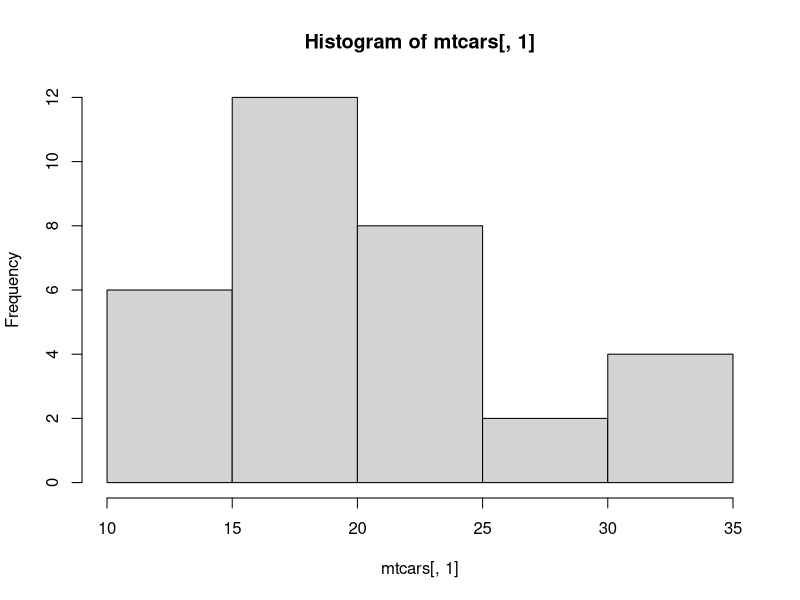
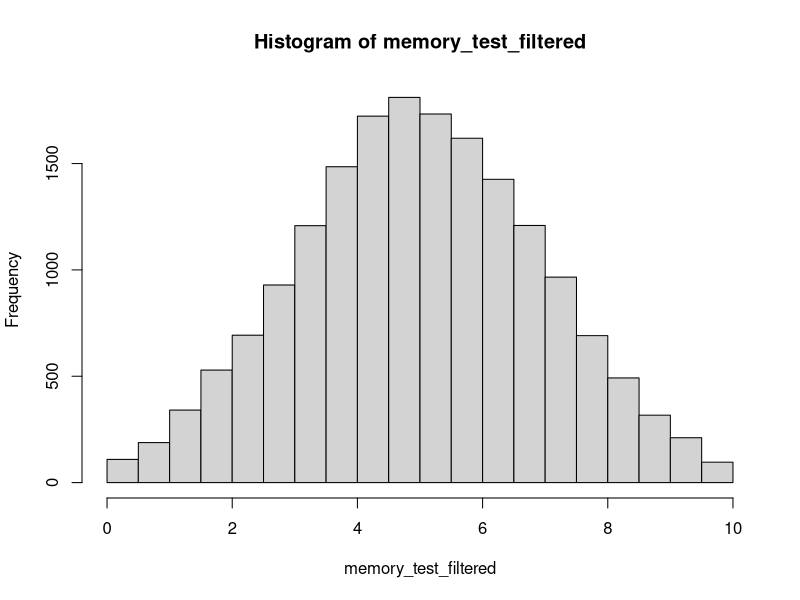
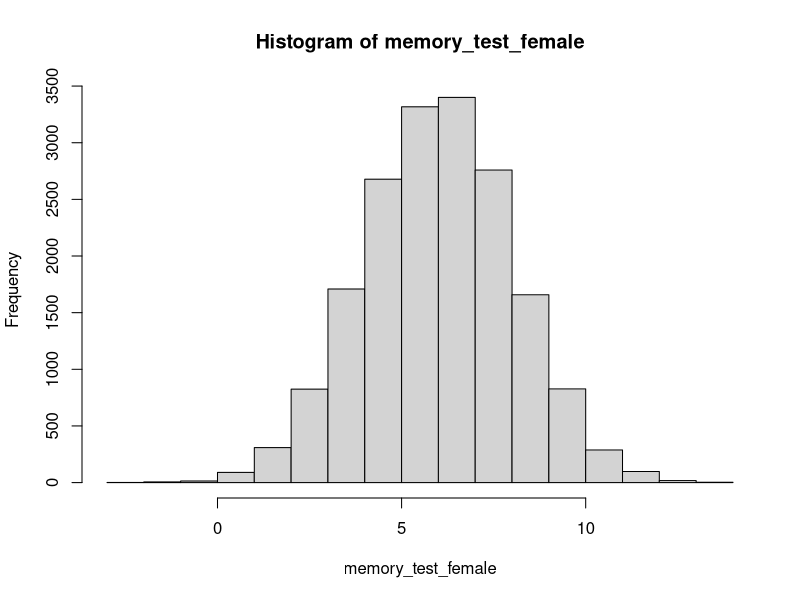
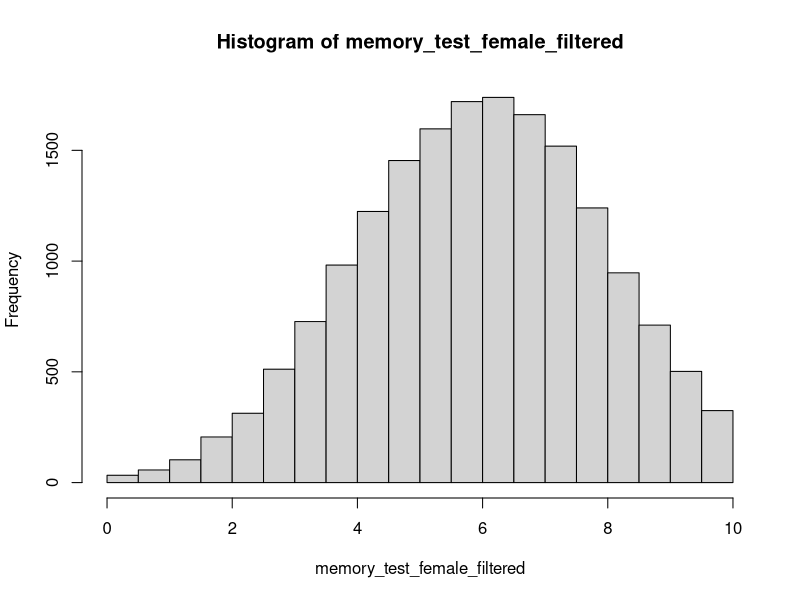
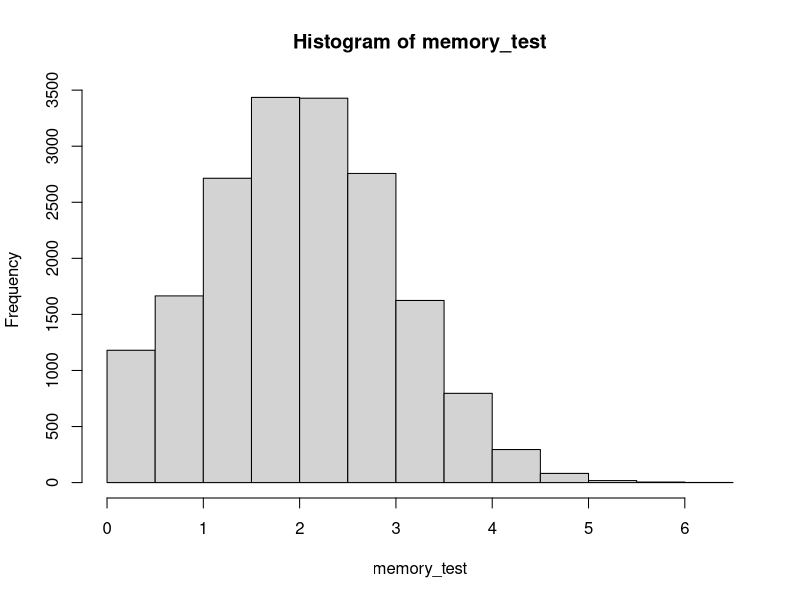
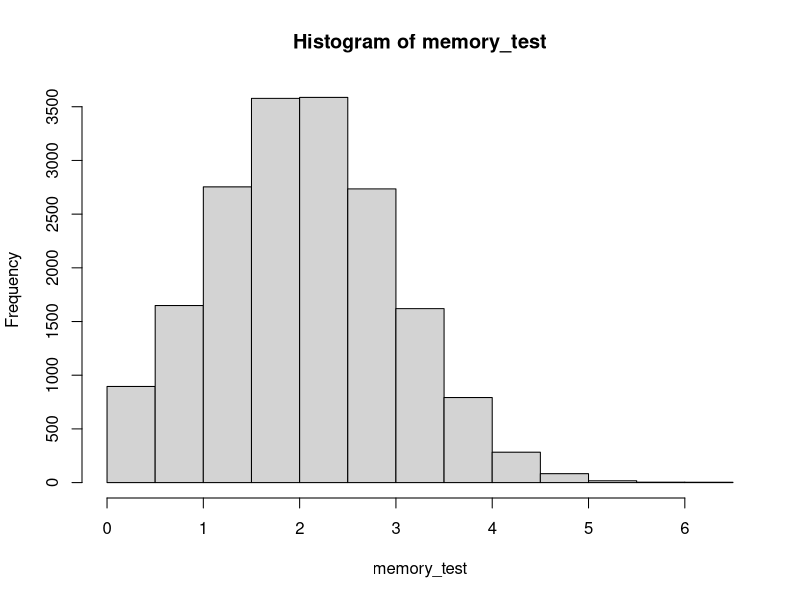
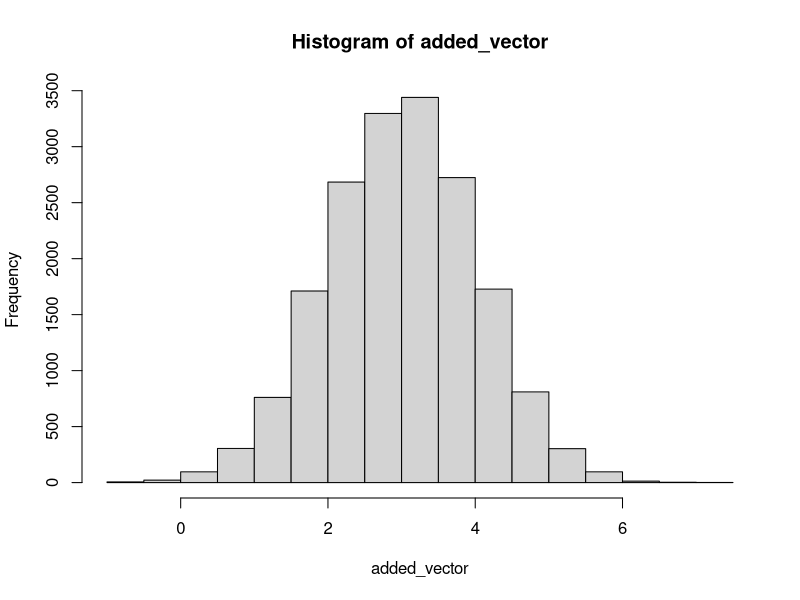
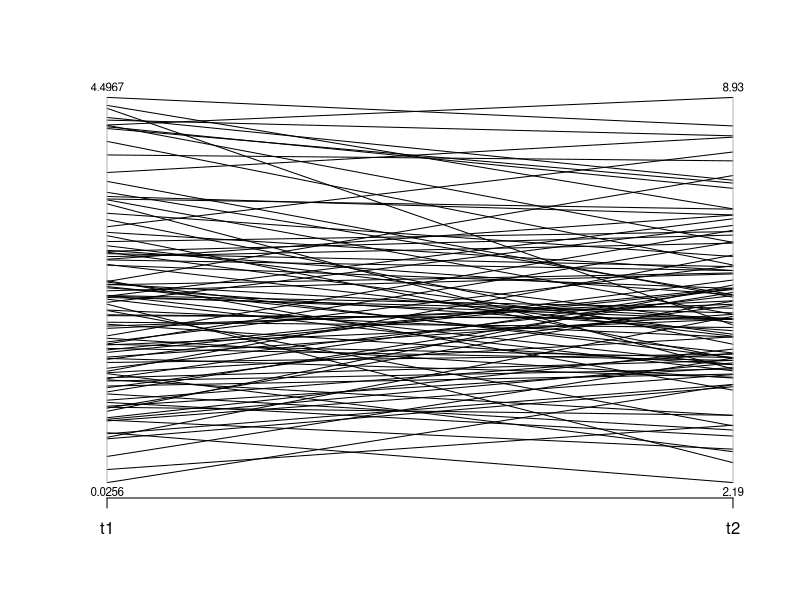

The R source for these figures, in order:
## ---- chunk 1
# Load datasets from R
library(datasets)

# Load the library we are going to use
library(data.table)
library(psych)
library(MASS)
## ---- chunk 2

a = c(1,2,3,4)

# OR is joining - use ONE |
b = a[((a>3) | (a<2))]
print(b)

# AND is the intersection - use ONE &
b = a[((a>3) & (a<2))]
print(b)

######## Operators ########
# ==  equals to
# <=  smaller than
# =>  greater than
# !=  different than
# &&  Conditional and
# ||  conditional or
# |   elementwise or
# &   elementwise and

## ---- chunk 3
print(HairEyeColor)
## ---- chunk 4
print(str(HairEyeColor)) 
## ---- chunk 5
eyes = margin.table(HairEyeColor, 2)
print(eyes)
## ---- chunk 6
# convert to proportions
prop.table(eyes)

# test significantly differ from H0 equal proportions
chisq.test(eyes)

# test with an H0 with custom population proportions (p = c(...,...))
chisq.test(eyes, p=c(.41,.32,.15,.12))

# Different structure for a data.table
dt = data.table(a = rep(23,4))
str(dt)

## ---- chunk 7

mtcars

# extract mpg
hist(mtcars[,1])

# test significantly different than 20 -- get confidence interval of 0.8
t.test(mtcars[,1], mu = 20, conf.level = 0.8)

# create fake data
# Sample 18000 scores from a normal distribution of mean 5 and sd 2
memory_test = rnorm(18000, mean = 5, sd = 2)

# take only the values between 0 and 10 (you could use also the function ifelse())
memory_test_filtered = memory_test[memory_test>0 & memory_test<10]
hist(memory_test_filtered)

# test significantly different than 5
t.test(memory_test_filtered, mu=5)

# sample the same amount of subjects this time centered on 6
memory_test_female = rnorm(18000, mean = 6, sd = 2)
hist(memory_test_female)
describe(memory_test_female)

# Filter it in the same way take only values between 0 and 10
memory_test_female_filtered = memory_test_female[memory_test_female>0 & memory_test_female<10]
hist(memory_test_female_filtered)

# One tailed (alternative / alt = "greater")
t.test(memory_test_female_filtered, memory_test_filtered, alt = "greater")

## ---- chunk 8
## GROUP T1 - first test before the intervention
# sample fake data centered on 2
memory_test = rnorm(18000, mean = 2, sd = 1)

# a lot of the data is below 0
# but since we are going to use a paired t-test we want to keep the same amount of
# subjects and not delete them

# We need to REPLACE the values for subjects below 0
# If we replace all the values below 0 by 0 it will strongly alter the shape of the distribution
memory_test[memory_test<0] = 0

# look at the first bin on the left is a lot higher than its symetric bin on the other side
# The distribution is skewed, which is not bad in itself, you just have to account for it by using
# robust statistics if the skeweness is too important
hist(memory_test)

# Another way, to smooth your distribution a bit could be to replace by 0 + a random value between 0 and 3
# (this is fake data -- not something you will want to do with real data)
memory_test = rnorm(18000, mean = 2, sd = 1)

# get the number of subjects below 0
size_below_zero = length(memory_test[memory_test<0])

# get a vector of values between 0 and 3
sampled_vector = seq(from = 0, to = 3, by = 0.01)

# sample from that vector the same amount of time that there are subject below 0 in the memory test
sample_for_replacement = sample(sampled_vector, size = size_below_zero,replace = T)

# replace the values
memory_test[memory_test<0] = sample_for_replacement
hist(memory_test)

## GROUP T2 cw in between !
# We create the second vector by adding a random number sampled from a normal distribution
# with mean of 3 and sd of 1
added_vector = rnorm(length(memory_test), mean = 3, sd = 1)
hist(added_vector)

# our intervention has a positive effect so we add this positive vector
memory_test_t2 = copy(memory_test) + added_vector

# we build our data.table with the two samples
pairs = data.table(t1 = memory_test, t2 = memory_test_t2)

# Check visually evolution of the 100 first subjects (parcoord is part of the MASS package)
parcoord(pairs[0:100,], var.label = T)

# Paired T test with H0 difference is not significantly different than 0
t.test(memory_test_t2, memory_test , paired = T)
## ---- chunk 9
# Check that the number of days of holidays between countries is different
chinese = rnorm(n = 150, mean = 3, sd = 1)
japan = rnorm(n = 30, mean = 6, sd = 1)
danemark = rnorm(n = 20, mean = 30, sd = 4)
usa = rnorm(n = 400, mean = 4, sd = 2)

boxplot(chinese, japan, danemark, usa)

# We need an indicator variable, we build it by hand
group = c(rep('chinese', 150),rep('japanese', 30), rep('danish', 20), rep('american', 400))

# This is our value variable
values = c(chinese, japan, danemark, usa)

# We create a data.table with those two corresponding vector
dt = data.table(g = group, v = values)
print(dt)

# Now we can perform our anova test
aov_results = aov(dt, formula = v ~ g)
summary(aov_results)

# We can also test group difference one to one using Tukey
# Here they are all significant
tukey_results = TukeyHSD(aov_results)
print(tukey_results)

# To use the function stack() the number of observation need to be similar
chinese = rnorm(n = 50, mean = 3, sd = 1)
japan = rnorm(n = 50, mean = 6, sd = 1)
danemark = rnorm(n = 50, mean = 30, sd = 4)
usa = rnorm(n = 50, mean = 4, sd = 2)
stack_variable = stack(data.frame(cbind(chinese, japan, danemark, usa)))
result = aov(stack_variable, formula = values ~ ind)
summary(result)
